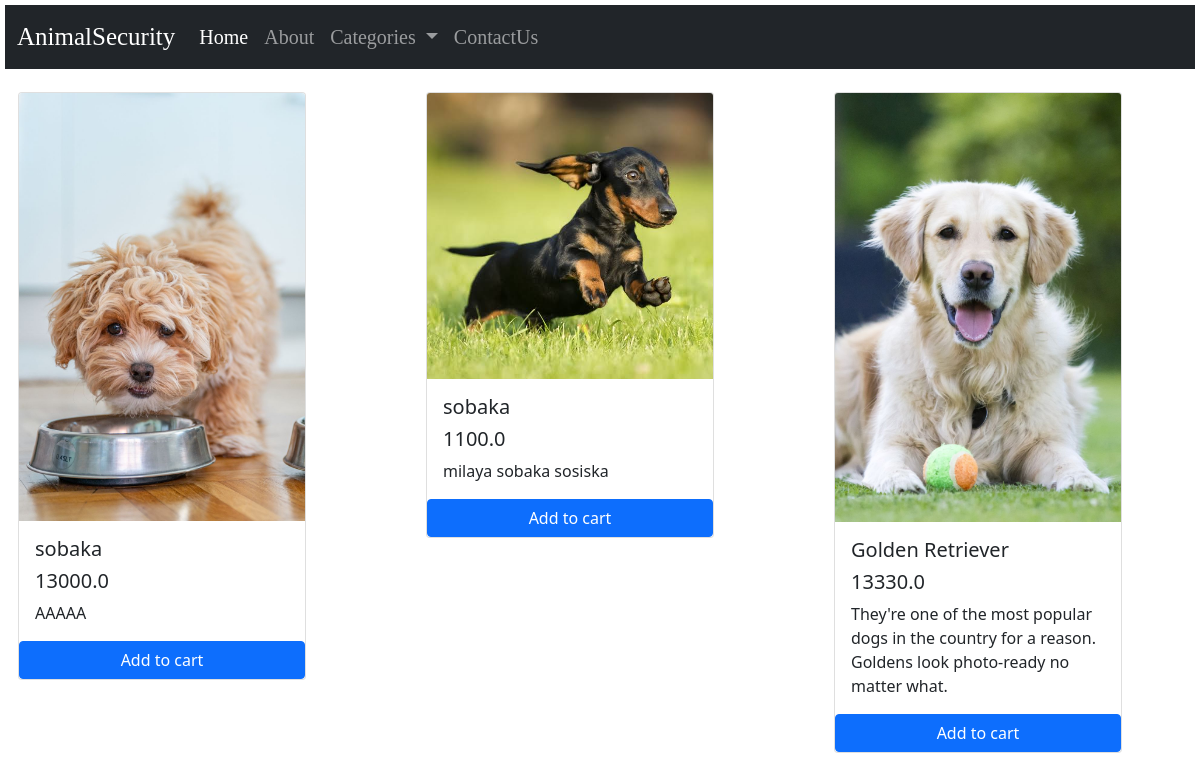
The page / on the database its author committed.
### main/models.py (models this page shows, shortened)
class Products(models.Model):
    name = models.CharField(max_length=228,null=True)
    price = models.FloatField()
    description = models.TextField()
    digital = models.BooleanField(default=True,null=True,blank=False)
    image = models.ImageField(null=True,blank=False)
    @property
    def imageURL(self):
        try:
            url = self.image.url
        except:
            url = ''
        return url

### main/views.py (the view)
# urls.py: path("",include("main.urls"))
def main(request):
    prop = Products.objects.all()
    return render(request, 'main.html',{'prop':prop})

### main/templates/main.html
{% extends 'base.html'%}
{% block content %}
<div class="row">
  {%for i in prop%}
      <div class="col">
        <div class="card" style="width: 18rem;margin:18px">
            <img src="{{i.imageURL}}" class="card-img-top" alt="...">
            <div class="card-body">
                <h5 class="card-title">{{i.name}}</h5>
                <h5 class="card-title">{{i.price}}</h5>
                <p class="card-text">{{i.description}}</p>
            </div>
               <a href="#" class="btn btn-primary">Add to cart</a>
        </div>
    </div>
    {%endfor%}
</div>
{% endblock%}

### main/templates/base.html (shortened to what this page needs)
<!doctype html>
<html lang="en">
<head>
    <link href="https://cdn.jsdelivr.net/npm/bootstrap@5.0.2/dist/css/bootstrap.min.css" rel="stylesheet"
>
</head>
<body>
<nav class="navbar navbar-expand-lg navbar-dark bg-dark" style="margin:5px;5:5px">
    <div class="container-fluid">
        <a class="navbar-brand" href="{%url 'Home'%}" style="font-family:TimeNewRoman;font-size:25px;p:5px">AnimalSecurity</a>
        <div class="collapse navbar-collapse" id="navbarSupportedContent">
            <ul class="navbar-nav me-auto mb-2 mb-lg-0">
                <li class="nav-item">
                    <a class="nav-link active" aria-current="page" href="{% url 'Home' %}" style="font-family:TimeNewRoman;font-size:20px;p:5px">Home</a>
                </li>
                <li class="nav-item">
                    <a class="nav-link" href="{% url 'About' %}" style="font-family:TimeNewRoman;font-size:20px;p:5px">About</a>
                </li>
                <li class="nav-item dropdown">
                    <a class="nav-link dropdown-toggle" href="#" id="navbarDropdown" role="button"
                       data-bs-toggle="dropdown" aria-expanded="false" style="font-family:TimeNewRoman;font-size:20px;p:5px">
                        Categories
                    </a>
                    <li class="nav-item">
                    <a class="nav-link" aria-current="page" href="#" style="font-family:TimeNewRoman;font-size:20px;p:5px">ContactUs</a>
                </li>
                </li>
        </div>
    </div>
</nav>
{% block content %}
{%endblock%}
</body>
</html>

### rows shown on the page
Products: imageURL (picture), name "sobaka", price "13000.0", description "AAAAA"
Products: imageURL (picture), name "sobaka", price "1100.0", description "milaya sobaka sosiska"
Products: imageURL (picture), name "Golden Retriever", price "13330.0", description "They're one of the most popular dogs in the country for a reason. Goldens look photo-ready no matter what."
